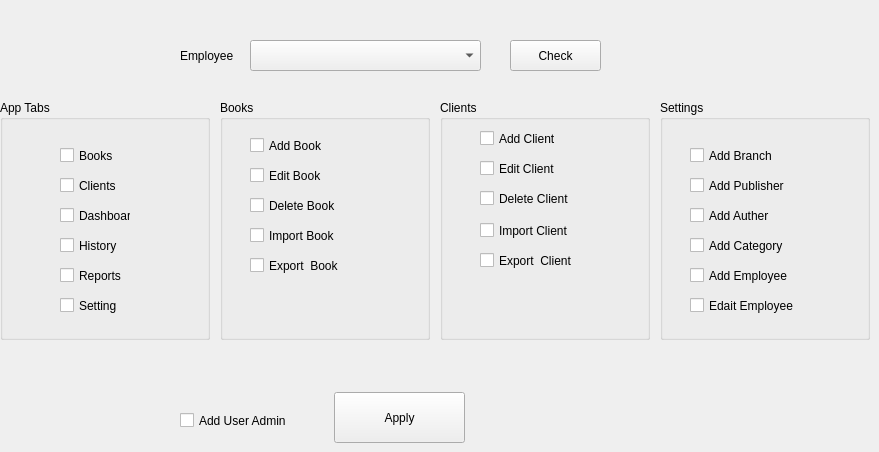
      <widget class="QWidget" name="tab_23">
       <attribute name="title">
        <string>Add User Permissions</string>
       </attribute>
       <widget class="QLabel" name="label_49">
        <property name="geometry">
         <rect>
          <x>180</x>
          <y>40</y>
          <width>70</width>
          <height>31</height>
         </rect>
        </property>
        <property name="text">
         <string>Employee</string>
        </property>
       </widget>
       <widget class="QComboBox" name="comboBox_19">
        <property name="geometry">
         <rect>
          <x>250</x>
          <y>40</y>
          <width>231</width>
          <height>31</height>
         </rect>
        </property>
       </widget>
       <widget class="QPushButton" name="pushButton_30">
        <property name="geometry">
         <rect>
          <x>334</x>
          <y>392</y>
          <width>131</width>
          <height>51</height>
         </rect>
        </property>
        <property name="text">
         <string>Apply</string>
        </property>
       </widget>
       <widget class="QPushButton" name="pushButton_31">
        <property name="geometry">
         <rect>
          <x>510</x>
          <y>40</y>
          <width>91</width>
          <height>31</height>
         </rect>
        </property>
        <property name="text">
         <string>Check</string>
        </property>
       </widget>
       <widget class="QGroupBox" name="groupBox_8">
        <property name="geometry">
         <rect>
          <x>0</x>
          <y>100</y>
          <width>210</width>
          <height>240</height>
         </rect>
        </property>
        <property name="title">
         <string>App Tabs</string>
        </property>
        <widget class="QCheckBox" name="checkBox_12">
         <property name="geometry">
          <rect>
           <x>60</x>
           <y>190</y>
           <width>71</width>
           <height>31</height>
          </rect>
         </property>
         <property name="text">
          <string>Setting</string>
         </property>
        </widget>
        <widget class="QCheckBox" name="checkBox_10">
         <property name="geometry">
          <rect>
           <x>60</x>
           <y>130</y>
           <width>71</width>
           <height>31</height>
          </rect>
         </property>
         <property name="text">
          <string>History</string>
         </property>
        </widget>
        <widget class="QCheckBox" name="checkBox_7">
         <property name="geometry">
          <rect>
           <x>60</x>
           <y>70</y>
           <width>71</width>
           <height>31</height>
          </rect>
         </property>
         <property name="text">
          <string>Clients</string>
         </property>
        </widget>
        <widget class="QCheckBox" name="checkBox_9">
         <property name="geometry">
          <rect>
           <x>60</x>
           <y>100</y>
           <width>71</width>
           <height>31</height>
          </rect>
         </property>
         <property name="text">
          <string>Dashboard</string>
         </property>
        </widget>
        <widget class="QCheckBox" name="checkBox_6">
         <property name="geometry">
          <rect>
           <x>60</x>
           <y>40</y>
           <width>71</width>
           <height>31</height>
          </rect>
         </property>
         <property name="text">
          <string>Books</string>
         </property>
        </widget>
        <widget class="QCheckBox" name="checkBox_3">
         <property name="geometry">
          <rect>
           <x>60</x>
           <y>160</y>
           <width>71</width>
           <height>31</height>
          </rect>
         </property>
         <property name="text">
          <string>Reports</string>
         </property>
        </widget>
       </widget>
       <widget class="QGroupBox" name="groupBox_9">
        <property name="geometry">
         <rect>
          <x>220</x>
          <y>100</y>
          <width>210</width>
          <height>240</height>
         </rect>
        </property>
        <property name="title">
         <string>Books</string>
        </property>
        <widget class="QCheckBox" name="checkBox_5">
         <property name="geometry">
          <rect>
           <x>30</x>
           <y>90</y>
           <width>91</width>
           <height>31</height>
          </rect>
         </property>
         <property name="text">
          <string>Delete Book</string>
         </property>
        </widget>
        <widget class="QCheckBox" name="checkBox_4">
         <property name="geometry">
          <rect>
           <x>30</x>
           <y>60</y>
           <width>91</width>
           <height>31</height>
          </rect>
         </property>
         <property name="text">
          <string>Edit Book</string>
         </property>
        </widget>
        <widget class="QCheckBox" name="checkBox_2">
         <property name="geometry">
          <rect>
           <x>30</x>
           <y>30</y>
           <width>91</width>
           <height>31</height>
          </rect>
         </property>
         <property name="text">
          <string>Add Book</string>
         </property>
        </widget>
        <widget class="QCheckBox" name="checkBox_13">
         <property name="geometry">
          <rect>
           <x>30</x>
           <y>120</y>
           <width>101</width>
           <height>31</height>
          </rect>
         </property>
         <property name="text">
          <string>Import Book</string>
         </property>
        </widget>
        <widget class="QCheckBox" name="checkBox_14">
         <property name="geometry">
          <rect>
           <x>30</x>
           <y>150</y>
           <width>91</width>
           <height>31</height>
          </rect>
         </property>
         <property name="text">
          <string>Export  Book</string>
         </property>
        </widget>
       </widget>
       <widget class="QGroupBox" name="groupBox_10">
        <property name="geometry">
         <rect>
          <x>440</x>
          <y>100</y>
          <width>210</width>
          <height>240</height>
         </rect>
        </property>
        <property name="title">
         <string>Clients</string>
        </property>
        <widget class="QCheckBox" name="checkBox">
         <property name="geometry">
          <rect>
           <x>40</x>
           <y>90</y>
           <width>101</width>
           <height>17</height>
          </rect>
         </property>
         <property name="text">
          <string>Delete Client </string>
         </property>
        </widget>
        <widget class="QCheckBox" name="checkBox_8">
         <property name="geometry">
          <rect>
           <x>40</x>
           <y>30</y>
           <width>91</width>
           <height>17</height>
          </rect>
         </property>
         <property name="text">
          <string>Add Client</string>
         </property>
        </widget>
        <widget class="QCheckBox" name="checkBox_11">
         <property name="geometry">
          <rect>
           <x>40</x>
           <y>60</y>
           <width>81</width>
           <height>17</height>
          </rect>
         </property>
         <property name="text">
          <string>Edit Client</string>
         </property>
        </widget>
        <widget class="QCheckBox" name="checkBox_16">
         <property name="geometry">
          <rect>
           <x>40</x>
           <y>120</y>
           <width>101</width>
           <height>21</height>
          </rect>
         </property>
         <property name="text">
          <string>Import Client</string>
         </property>
        </widget>
        <widget class="QCheckBox" name="checkBox_15">
         <property name="geometry">
          <rect>
           <x>40</x>
           <y>150</y>
           <width>101</width>
           <height>21</height>
          </rect>
         </property>
         <property name="text">
          <string>Export  Client</string>
         </property>
        </widget>
       </widget>
       <widget class="QGroupBox" name="groupBox_11">
        <property name="geometry">
         <rect>
          <x>660</x>
          <y>100</y>
          <width>210</width>
          <height>240</height>
         </rect>
        </property>
        <property name="title">
         <string>Settings</string>
        </property>
        <widget class="QCheckBox" name="checkBox_21">
         <property name="geometry">
          <rect>
           <x>30</x>
           <y>130</y>
           <width>101</width>
           <height>31</height>
          </rect>
         </property>
         <property name="text">
          <string>Add Category</string>
         </property>
        </widget>
        <widget class="QCheckBox" name="checkBox_20">
         <property name="geometry">
          <rect>
           <x>30</x>
           <y>40</y>
           <width>91</width>
           <height>31</height>
          </rect>
         </property>
         <property name="text">
          <string>Add Branch</string>
         </property>
        </widget>
        <widget class="QCheckBox" name="checkBox_19">
         <property name="geometry">
          <rect>
           <x>30</x>
           <y>100</y>
           <width>91</width>
           <height>31</height>
          </rect>
         </property>
         <property name="text">
          <string>Add Auther</string>
         </property>
        </widget>
        <widget class="QCheckBox" name="checkBox_18">
         <property name="geometry">
          <rect>
           <x>30</x>
           <y>160</y>
           <width>111</width>
           <height>31</height>
          </rect>
         </property>
         <property name="text">
          <string>Add Employee</string>
         </property>
        </widget>
        <widget class="QCheckBox" name="checkBox_17">
         <property name="geometry">
          <rect>
           <x>30</x>
           <y>70</y>
           <width>111</width>
           <height>31</height>
          </rect>
         </property>
         <property name="text">
          <string>Add Publisher</string>
         </property>
        </widget>
        <widget class="QCheckBox" name="checkBox_22">
         <property name="geometry">
          <rect>
           <x>30</x>
           <y>190</y>
           <width>111</width>
           <height>31</height>
          </rect>
         </property>
         <property name="text">
          <string>Edait Employee</string>
         </property>
        </widget>
       </widget>
       <widget class="QCheckBox" name="checkBox_23">
        <property name="geometry">
         <rect>
          <x>180</x>
          <y>410</y>
          <width>131</width>
          <height>21</height>
         </rect>
        </property>
        <property name="text">
         <string>Add User Admin</string>
        </property>
       </widget>
      </widget>
